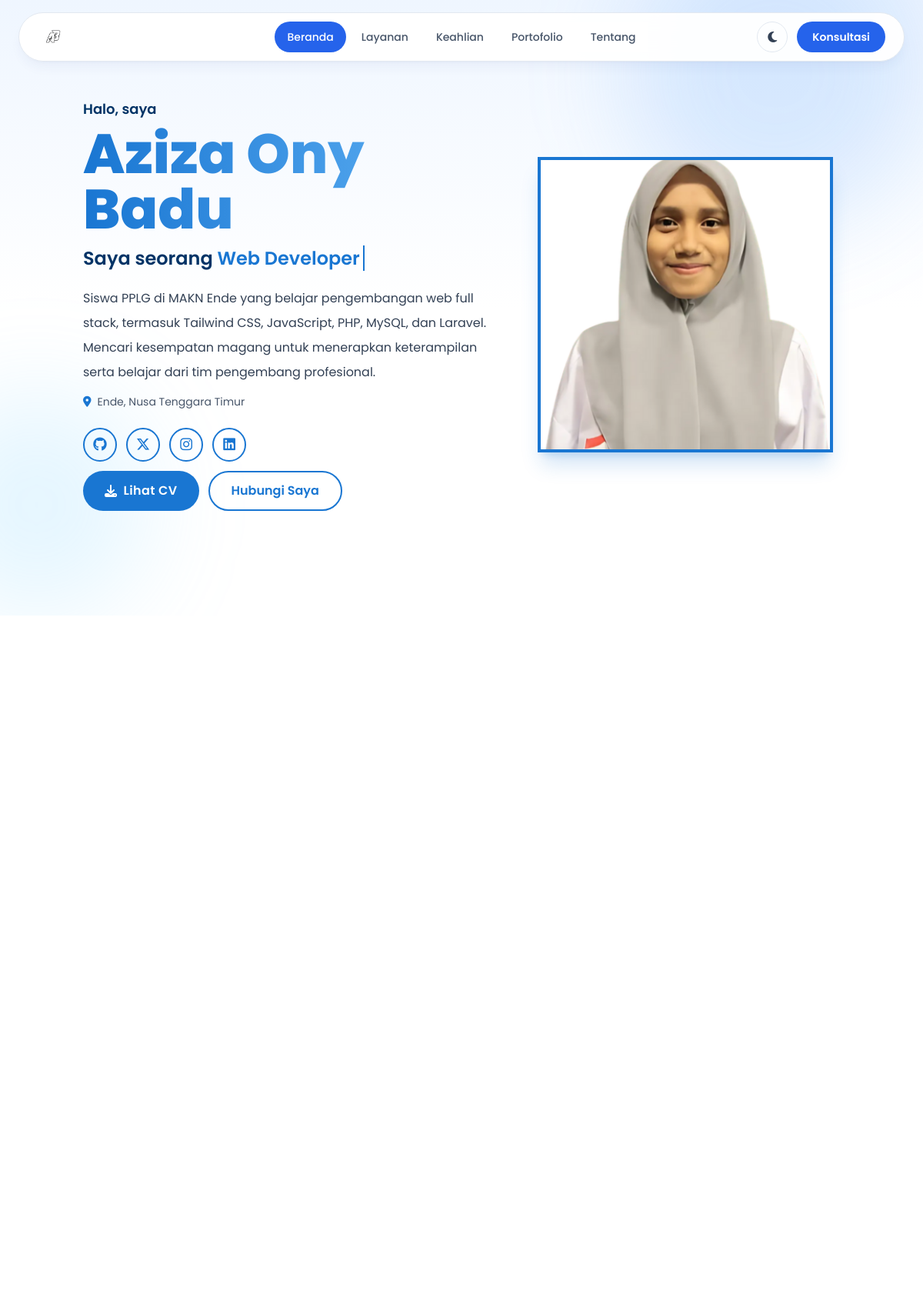
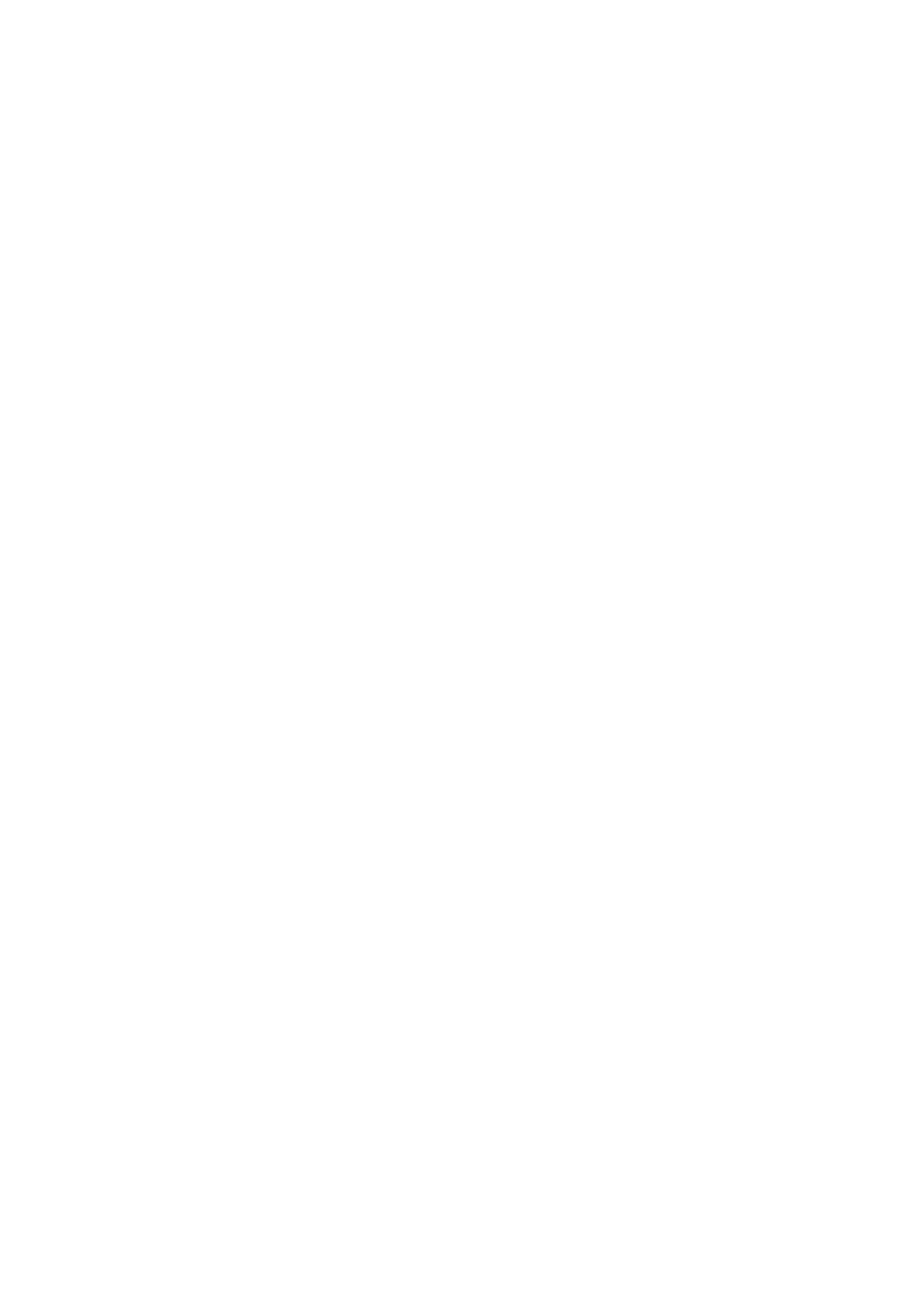
The page / (upper part) on the database its author committed (2 pictures, top to bottom).
### tables this page shows
CREATE TABLE IF NOT EXISTS profile (
  id INT UNSIGNED AUTO_INCREMENT PRIMARY KEY,
  name VARCHAR(150) NOT NULL,
  headline VARCHAR(200) NOT NULL,
  bio TEXT NOT NULL,
  email VARCHAR(150) NULL,
  phone VARCHAR(30) NULL,
  location VARCHAR(150) NULL,
  cv_url VARCHAR(500) NULL,
  open_to_internship TINYINT(1) NOT NULL DEFAULT 1,
  photo VARCHAR(255) NULL
);

CREATE TABLE IF NOT EXISTS social_links (
  id INT UNSIGNED AUTO_INCREMENT PRIMARY KEY,
  platform VARCHAR(80) NOT NULL,
  url VARCHAR(500) NOT NULL,
  icon_class VARCHAR(150) NOT NULL,
  sort_order SMALLINT NOT NULL DEFAULT 0
);

### includes/functions.php (called while the page is built, shortened)
<?php
function e(mixed $value): string
{
    return htmlspecialchars((string)$value, ENT_QUOTES | ENT_SUBSTITUTE, 'UTF-8');
}

### index.php (the view, shortened to what this page needs)
<?php
require_once __DIR__ . '/includes/functions.php';
$bio = 'Siswa PPLG di MAKN Ende yang belajar pengembangan web full stack, termasuk Tailwind CSS, JavaScript, PHP, MySQL, dan Laravel. Mencari kesempatan magang untuk menerapkan keterampilan serta belajar dari tim pengembang profesional.';
$profile = ['name' => 'Aziza Ony Badu', 'headline' => 'Siswa PPLG · Web Developer', 'bio' => $bio, 'location' => 'Ende, Nusa Tenggara Timur', 'cv_url' => 'assets/cv/cv-aziza-badu.pdf', 'open_to_internship' => 1, 'photo' => 'zaza.png'];
$socialLinks = [
    ['platform'=>'GitHub','url'=>'https://github.com/azizaabadu','icon_class'=>'fa-brands fa-github'],
    ['platform'=>'X','url'=>'https://x.com/AzhinanN55825','icon_class'=>'fa-brands fa-x-twitter'],
    ['platform'=>'Instagram','url'=>'https://www.instagram.com/azizaabadu/','icon_class'=>'fa-brands fa-instagram'],
    ['platform'=>'LinkedIn','url'=>'https://www.linkedin.com/in/aziza-ony-badu-968a1240b/','icon_class'=>'fa-brands fa-linkedin']
];
try {
    $db = portfolio_db();
    $row = $db->query('SELECT * FROM profile ORDER BY id LIMIT 1')->fetch(); if ($row) $profile = array_merge($profile, $row);
    $rows = $db->query('SELECT * FROM social_links ORDER BY sort_order, id')->fetchAll(); if ($rows) $socialLinks = $rows;
} catch (Throwable $exception) {
    error_log('Portfolio database unavailable: ' . $exception->getMessage());
    $db = null;
}
$profile['cv_url'] = 'assets/cv/cv-aziza-badu.pdf';
$linkedinUrl = 'https://www.linkedin.com/in/aziza-ony-badu-968a1240b/';
foreach ($socialLinks as &$social) {
    if (strtolower((string)($social['platform'] ?? '')) === 'linkedin') {
        $social['url'] = $linkedinUrl;
        $social['icon_class'] = 'fa-brands fa-linkedin';
        break;
    }
}
$socialLinks = array_values(array_filter($socialLinks, static fn(array $social): bool => trim((string)($social['url'] ?? '')) !== ''));
?>
<!DOCTYPE html>
<html lang="id" class="scroll-smooth">
<head>
  <link rel="stylesheet" href="assets/css/output.css?v=20261024-portfolio-refresh">
  <link rel="stylesheet" href="https://cdnjs.cloudflare.com/ajax/libs/font-awesome/6.7.2/css/all.min.css">
</head>
<body class="overflow-x-hidden bg-canvas font-sans text-brand-ink transition-colors duration-300 dark:bg-slate-900 dark:text-slate-100">
  <header id="site-header" class="site-header fixed inset-x-0 top-4 z-50 mx-auto grid h-16 w-[calc(100%-2rem)] max-w-6xl grid-cols-[1fr_auto_1fr] items-center rounded-full border border-slate-200 bg-white/95 px-4 shadow-lg shadow-blue-900/5 backdrop-blur-md transition-shadow duration-200 dark:border-slate-800 dark:bg-slate-900/95 sm:px-6">
    <a href="#home" class="flex h-10 items-center justify-self-start" aria-label="Aziza Badu, ke beranda">
      <img src="assets/images/aziza-logo.png" alt="Monogram Aziza Badu" width="40" height="40" class="h-10 w-10 object-contain"><span class="ml-3 hidden font-semibold text-slate-900 dark:text-white xl:block">Aziza Badu</span>
    </a>
    <nav id="site-nav" class="site-nav absolute inset-x-0 top-[calc(100%+0.75rem)] hidden flex-col gap-1 rounded-3xl border border-slate-200 bg-white/95 p-4 shadow-xl backdrop-blur-md dark:border-slate-800 dark:bg-slate-900/95 lg:static lg:flex lg:flex-row lg:items-center lg:justify-self-center lg:gap-1 lg:rounded-none lg:border-0 lg:bg-transparent lg:p-0 lg:shadow-none lg:backdrop-blur-0 dark:lg:bg-transparent" aria-label="Navigasi utama">
      <a class="nav-link inline-flex h-10 w-full items-center rounded-full px-4 text-sm font-medium transition duration-200 lg:w-auto" href="#home">Beranda</a>
      <a class="nav-link inline-flex h-10 w-full items-center rounded-full px-4 text-sm font-medium transition duration-200 lg:w-auto" href="#layanan">Layanan</a>
      <a class="nav-link inline-flex h-10 w-full items-center rounded-full px-4 text-sm font-medium transition duration-200 lg:w-auto" href="#skills">Keahlian</a>
      <a class="nav-link inline-flex h-10 w-full items-center rounded-full px-4 text-sm font-medium transition duration-200 lg:w-auto" href="#portfolio">Portofolio</a>
      <a class="nav-link inline-flex h-10 w-full items-center rounded-full px-4 text-sm font-medium transition duration-200 lg:w-auto" href="#about">Tentang</a>
    </nav>
    <div class="flex h-10 items-center justify-self-end gap-3">
      <button class="theme-toggle grid h-10 w-10 place-items-center rounded-full border border-slate-200 text-slate-700 transition duration-200 hover:bg-blue-50 hover:text-blue-600 dark:border-slate-700 dark:text-slate-200 dark:hover:bg-slate-800" type="button" aria-label="Aktifkan mode gelap" title="Ganti tema"><i class="fa-solid fa-moon" aria-hidden="true"></i></button>
      <a href="#kontak" class="hidden h-10 items-center justify-center rounded-full bg-blue-600 px-5 text-sm font-semibold text-white transition duration-200 hover:bg-blue-700 lg:inline-flex">Konsultasi</a>
    </div>
  </header>
  <main>
    <section id="home" class="home-section reveal relative isolate scroll-mt-28 overflow-hidden bg-gradient-to-b from-blue-50 via-white to-white pt-28 dark:from-slate-950 dark:via-slate-950 dark:to-slate-900 md:pt-32">
      <span class="pointer-events-none absolute -right-0 -top-24 z-0 h-96 w-96 rounded-full bg-blue-400/20 blur-3xl dark:bg-blue-500/10" aria-hidden="true"></span><span class="pointer-events-none absolute -bottom-0 -left-24 z-0 h-72 w-72 rounded-full bg-sky-300/20 blur-3xl dark:bg-sky-500/10" aria-hidden="true"></span>
      <div class="relative z-10 grid min-h-[calc(100vh-9rem)] items-center gap-10 md:min-h-[calc(100vh-10rem)] md:grid-cols-[1.15fr_.85fr]">
      <div class="order-2 motion-safe:animate-hero-enter md:order-1">
        <p class="mb-2 text-lg font-semibold">Halo, saya</p><h1 class="bg-gradient-to-r from-brand to-brand-light bg-clip-text text-5xl font-extrabold leading-tight text-transparent md:text-7xl"><?= e($profile['name']) ?></h1>
        <p class="mt-3 text-xl font-semibold md:text-2xl">Saya seorang <span class="typed-role text-brand dark:text-brand-light">Web Developer</span><span class="ml-1 animate-typing border-r-2 border-brand"></span></p>
        <p class="mt-5 max-w-2xl text-base leading-8 text-slate-700 dark:text-slate-300"><?= e($profile['bio']) ?></p>
        <p class="mt-3 text-sm text-slate-600 dark:text-slate-400"><i class="fa-solid fa-location-dot mr-2 text-brand dark:text-brand-light" aria-hidden="true"></i><?= e($profile['location']) ?></p>
        <div class="mt-6 flex flex-wrap gap-3" aria-label="Media sosial"><?php foreach ($socialLinks as $social): ?><a class="grid h-11 w-11 place-items-center rounded-full border-2 border-brand text-lg text-brand transition hover:-translate-y-1 hover:bg-brand hover:text-white dark:border-brand-light dark:text-brand-light" href="<?= e($social['url']) ?>" target="_blank" rel="noopener noreferrer" aria-label="Kunjungi <?= e($social['platform']) ?>"><i class="<?= e($social['icon_class']) ?>" aria-hidden="true"></i></a><?php endforeach; ?></div>
        <div class="mt-3 flex flex-wrap gap-3"><a href="<?= e($profile['cv_url']) ?>" target="_blank" rel="noopener noreferrer" class="btn-primary"><i class="fa-solid fa-download mr-2" aria-hidden="true"></i>Lihat CV</a><a href="#kontak" class="btn-secondary">Hubungi Saya</a></div>
      </div>
      <div class="order-1 mx-auto w-full max-w-sm motion-safe:animate-hero-enter motion-safe:delay-150 md:order-2 md:max-w-md"><img src="assets/images/<?= e(basename((string)($profile['photo'] ?? 'zaza.png'))) ?>" alt="Foto profil <?= e($profile['name']) ?>" width="700" height="700" fetchpriority="high" class="mx-auto aspect-square w-[75vw] max-w-sm border-4 border-brand object-cover shadow-xl shadow-brand/20 animate-morph md:w-full"></div>
      </div>
    </section>
  </main>
</body>
</html>

### rows shown on the page
profile: bio "Siswa PPLG di MAKN Ende yang belajar pengembangan web full stack, termasuk Tailwind CSS, JavaScript, PHP, MySQL, dan Laravel. Mencari kesempatan magang untuk menerapkan keterampilan serta belajar dari tim pengembang profesional.", location "Ende, Nusa Tenggara Timur", photo (picture)
